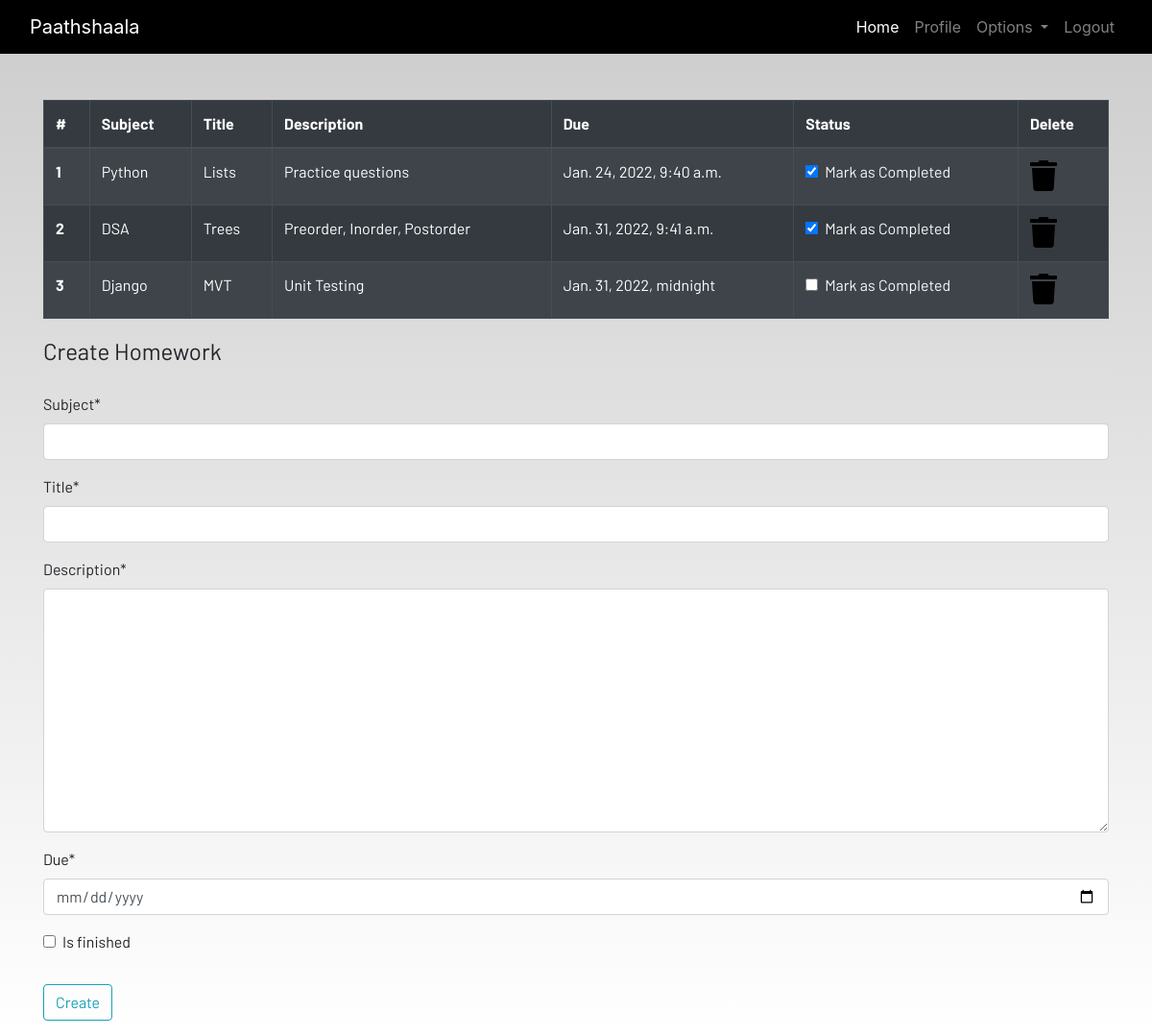
The page /homework (signed in) on the database its author committed.
### dashboard/models.py (models this page shows, shortened)
class Homework(models.Model):
    user = models.ForeignKey(User, on_delete=models.CASCADE)
    subject = models.CharField(max_length=50)
    title = models.CharField(max_length=100)
    description = models.TextField()
    due = models.DateTimeField()
    is_finished = models.BooleanField(default=False)

### dashboard/views.py (the view)
# urls.py: path('homework', views.homework, name='homework'),
@login_required
def homework(request):
    if request.method == "POST":
        form = HomeworkForm(request.POST)
        if form.is_valid():
            try:
                finished = request.POST['is_finished']
                if finished == 'on':
                    finished = True
                else:
                    finished = False
            except:
                finished = False
            homeworks = Homework(
                user=request.user,
                subject=request.POST['subject'],
                title=request.POST['title'],
                description=request.POST['description'],
                due=request.POST['due'],
                is_finished=finished,
            )
            homeworks.save()
            messages.success(
                request, f"Homework Added from {request.user.username} !!"
            )
    else:
        form = HomeworkForm()
    homework = Homework.objects.filter(user=request.user)
    if len(homework) == 0:
        homework_done = True
    else:
        homework_done = False
    context = {'homeworks': homework,
               'homeworks_done': homework_done, 'form': form, }
    return render(request, 'dashboard/homework.html', context)

### dashboard/forms.py
class HomeworkForm(forms.ModelForm):
    class Meta:
        model = Homework
        widgets = {'due': DateInput()}
        fields = ['subject', 'title', 'description', 'due', 'is_finished']

### dashboard/templates/dashboard/homework.html (shortened to what this page needs)
{% extends 'dashboard/base.html' %}
{% load static %}
{% block content %}
{% load crispy_forms_tags %}
<div class="container">
    {% if not homework_done %}
    <table class="table table-striped table-bordered table-hover table-dark">
        <thead>
            <tr>
                <th scope="col">#</th>
                <th scope="col">Subject</th>
                <th scope="col">Title</th>
                <th scope="col">Description</th>
                <th scope="col">Due</th>
                <th scope="col">Status</th>
                <th scope="col">Delete</th>
            </tr>
        </thead>
        <tbody>
            {% for homework in homeworks %}
            <tr>
                <th scope="row">{{forloop.counter}}</th>
                <td>{{homework.subject}}</td>
                <td>{{homework.title}}</td>
                <td>{{homework.description}}</td>
                <td>{{homework.due}}</td>
                <td>
                    <a href="{% url 'update-homework' homework.id %}">
                        <div class="form-check">
                            {% if homework.is_finished == True %}
                            <input class="form-check-input" type="checkbox" value="" checked>
                            {% else %}
                            <input class="form-check-input" type="checkbox" value="">
                            {% endif %}
                            <label class="form-check-label text-light" for="flexCheckDefault">
                                Mark as Completed
                            </label>
                        </div>
                    </a>
                </td>
                <td><a href="{% url 'delete-homework' homework.id %}"><i class="fa fa-trash fa-2x"></i></a></td>
            </tr>
            {% endfor %}
        </tbody>
    </table>
    {% else %}
    <h4>All homeworks are completed! Create to have more!!</h4>
    {% endif %}
</div>
<div class=" container">
    <form method="POST">
        <fieldset class="form-group">
            <legend class="border-bottom mb-4">Create Homework</legend>
            {{form|crispy}}
        </fieldset>
        <div class="form-group">
            <button href="" class="btn btn-outline-info" type="submit">
                Create
            </button>
        </div>
    </form>
</div>
{% endblock content %}

### dashboard/templates/dashboard/base.html (shortened to what this page needs)
<!DOCTYPE html>
{% load static %}
<html lang="en">
  <head>
    <link rel="stylesheet" href="https://stackpath.bootstrapcdn.com/bootstrap/4.3.1/css/bootstrap.min.css"
 />
    <link rel="stylesheet" href="https://use.fontawesome.com/releases/v5.7.2/css/all.css"
 />
    <link rel="stylesheet" href="{% static 'css/main.css' %}" />
  </head>
  <body>
    <header>
      <nav class="navbar navbar-expand-lg navbar-dark bg-dark">
        <div class="container-fluid">
          <a class="navbar-brand" href="{% url 'home' %}">Paathshaala</a>
          <div class="collapse navbar-collapse justify-content-end" id="navbarSupportedContent">
            <ul class="navbar-nav mb-2 mb-lg-0">
              <li class="nav-item">
                <a class="nav-link active" aria-current="page" href="{% url 'home' %}">Home</a>
              </li>
              {% if user.is_authenticated %}
              <li class="nav-item">
                <a class="nav-link" href="{% url 'profile' %}">Profile</a>
              </li>
              <li class="nav-item dropdown">
                <a class="nav-link dropdown-toggle" href="#" id="navbarDropdown" role="button" data-toggle="dropdown"
                  aria-haspopup="true" aria-expanded="false">
                  Options
                </a>
              </li>
              <li class="nav-item">
                <a class="nav-link" href="{% url 'logout' %}">Logout</a>
              </li>
              {% endif %}
            </ul>
          </div>
        </div>
      </nav>
    </header>
    <br /><br />
    <main>
      {% block content %}
      {% endblock content %}
    </main>
  </body>
</html>

### static/css/main.css (style rules this page uses)
html { scroll-behavior: smooth; height: 100%; width: 100%; }
main { font-family: Barlow, Quicksand, Rubik, sans-serif, serif, 'Times New Roman', Times, serif !important; }
.navbar { background-color: rgb(0, 0, 0) !important; }
a { text-decoration: none !important; color: black; }
html, body { max-width: 100%; overflow-x: hidden; height: 100%; width: 100%; }
body { background: linear-gradient(rgba(0, 0, 0, 0.2), rgba(255, 255, 255, 0.5)); overflow-x: hidden; background-repeat: no-repeat; }
.fa { color: black; }

### rows shown on the page
Homework: subject "Python", title "Lists", description "Practice questions", due "Jan. 24, 2022, 9:40 a.m."
Homework: subject "DSA", title "Trees", description "Preorder, Inorder, Postorder", due "Jan. 31, 2022, 9:41 a.m."
Homework: subject "Django", title "MVT", description "Unit Testing", due "Jan. 31, 2022, midnight"
